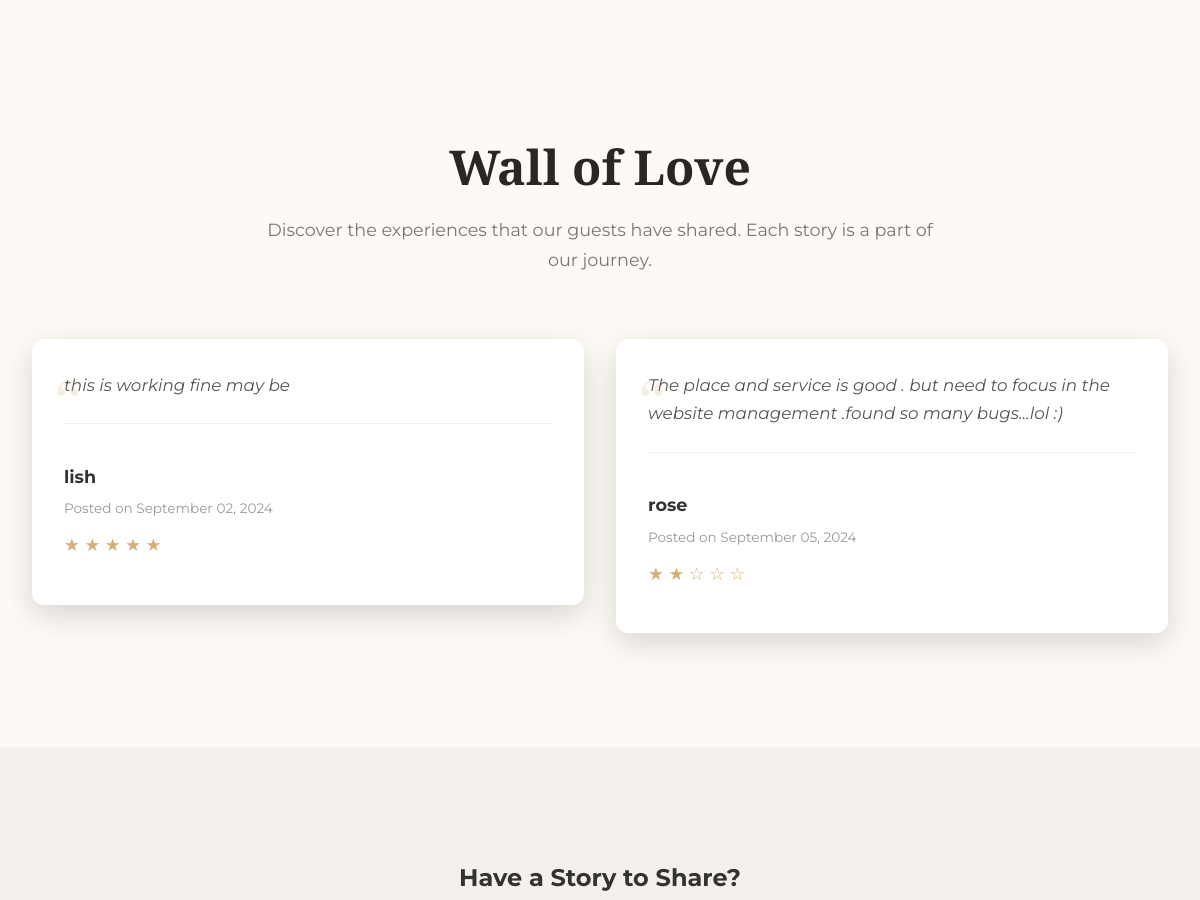
The app's page /feedbacks/ (middle part), older data.
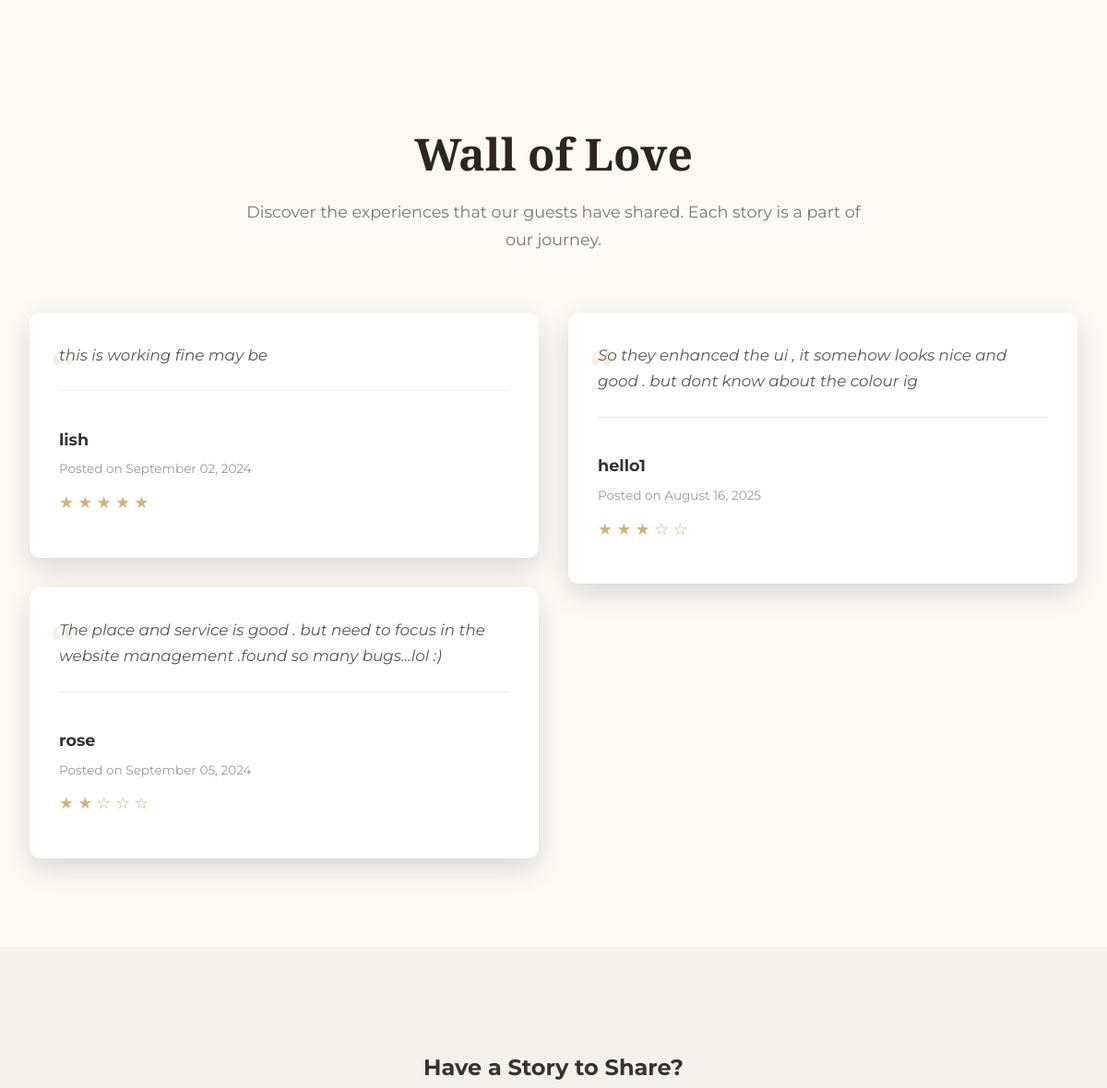
The same page, newer data.
### core/models.py (models this page shows, shortened)
class Feedback(models.Model):
    user = models.ForeignKey(User, on_delete=models.CASCADE, related_name='core_feedbacks')
    feedback_text = models.TextField()
    image = models.ImageField(upload_to='feedback_images/', blank=True, null=True)
    created_at = models.DateTimeField(auto_now_add=True)
    rating = models.IntegerField(default=0)

### core/views.py (the view)
# urls.py: path('feedbacks/', views.feedbacks, name='feedbacks'),
def feedbacks(request):
    feedbacks = Feedback.objects.all()
    return render(request, 'core/feedbacks.html', {'feedbacks': feedbacks})

### core/templates/core/feedbacks.html (shortened to what this page needs)
{% load static %}
<!DOCTYPE html>
<html lang="en">
<head>
</head>
<body>
    {% include 'core/navbar.html' %}
    <main>
        <section class="feedbacks-section">
            <h2>Wall of Love</h2>
            <p class="section-subtitle">Discover the experiences that our guests have shared. Each story is a part of our journey.</p>
            {% if feedbacks %}
            <div class="feedbacks-grid">
                {% for feedback in feedbacks %}
                <div class="feedback-card">
                    <p class="feedback-text">{{ feedback.feedback_text }}</p>
                    <div class="feedback-author-info">
                        <p class="feedback-author">{{ feedback.user.username }}</p>
                        <p class="feedback-date">Posted on {{ feedback.created_at|date:"F d, Y" }}</p>
                        <p class="feedback-rating">
                            {% for i in "12345" %}
                                {% if forloop.counter <= feedback.rating %}★{% else %}☆{% endif %}
                            {% endfor %}
                        </p>
                    </div>
                </div>
                {% endfor %}
            </div>
            {% else %}
            <p>No feedbacks have been shared yet. Be the first to tell us about your experience!</p>
            {% endif %}
        </section>
        <section class="cta-section">
            <div class="cta-content">
                <h2>Have a Story to Share?</h2>
            </div>
        </section>
    </main>
    {% include 'core/footer.html' %}
</body>
</html>

Row changes from the older to the newer data that the page shows:
added Feedback: feedback_text "So they enhanced the ui , it somehow looks nice and good . but dont know about the colour ig", user.username "hello1", created_at "August 16, 2025", rating 3 (drawn)
